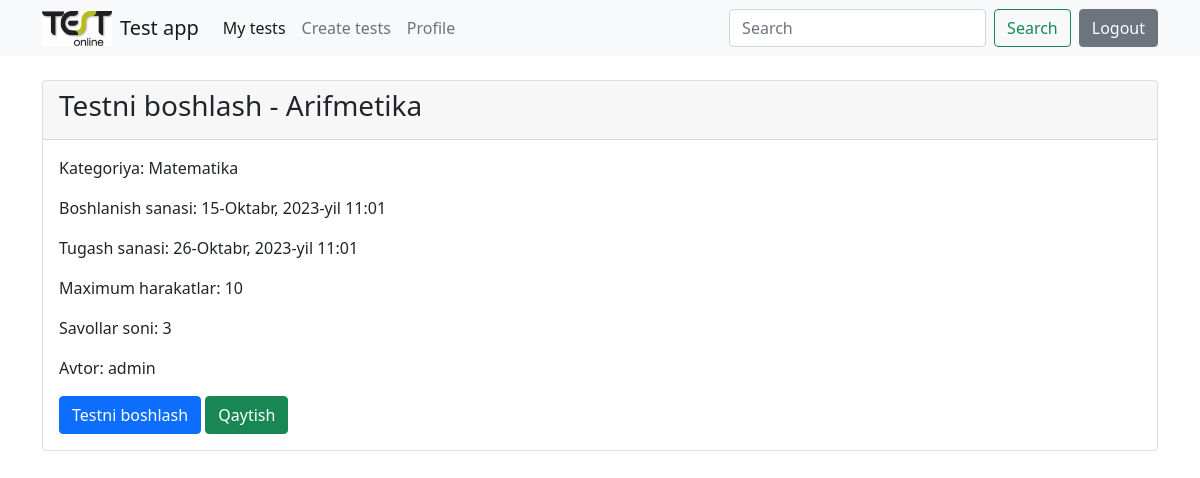
The app's page /ready_to_test/1/ (signed in) with its own data.
### main/models.py (models this page shows, shortened)
class Test(models.Model):
    author = models.ForeignKey(User, on_delete=models.CASCADE, verbose_name="avtor")
    category = models.ForeignKey(Category, on_delete=models.CASCADE, verbose_name="kategoriya")
    title = models.CharField(max_length=250, verbose_name="sarlavha")
    maximum_attemps = models.PositiveIntegerField(verbose_name="maxsimum harakatlar soni")
    pass_percentage = models.PositiveIntegerField(default=60)
    start_date = models.DateTimeField(default=timezone.now, verbose_name="boshlanish sanasi")
    end_data = models.DateTimeField(default=(timezone.now()+timezone.timedelta(days=2)), verbose_name="tugash sanasi")
    class Meta:
        verbose_name = "Test"
        verbose_name_plural = "Testlar"

class Category(models.Model):
    name = models.CharField(max_length=60, verbose_name="Nomi")
    def __str__(self):
        return str(self.name)
    class Meta:
        verbose_name = "Kategoriya"
        verbose_name_plural = "Kategoriyalar"

### main/views.py (the view)
# urls.py: path("ready_to_test/<int:test_id>/", ready_to_test, name="ready_to_test"),
@login_required(login_url="login")
def ready_to_test(request, test_id):
    test = Test.objects.get(id=test_id)
    attemps = CheckTest.objects.filter(test=test, student=request.user).count()
    if str(test.start_date) > str(datetime.now()):
        return HttpResponse("Test vaqti hali boshlanmadi ")
    elif str(test.end_data) < str(datetime.now()):
        return HttpResponse("Test vaqti o`tib ketgan ")
    elif attemps >= test.maximum_attemps:
        return HttpResponse("urunishlar tugadi")
    else:
        return render(request, "ready_to_test.html", {"test":test})

### templates/ready_to_test.html (shortened to what this page needs)
{% extends 'base.html' %}
{% block content %}
    <div class="card mt-4">
        <div class="card-header">
            <h3>Testni boshlash - {{test.title}}</h3>
        </div>
        <div class="card-body">
            <p>Kategoriya: {{test.category}}</p>
            <p>Boshlanish sanasi: {{test.start_date}}</p>
            <p>Tugash sanasi: {{test.end_data}}</p>
            <p>Maximum harakatlar: {{test.maximum_attemps}}</p>
            <p>Savollar soni: {{test.questions.all.count}}</p>
            {% if user.profile.close_acc == False %}
                <p>Avtor: <a href="{% url 'profile' test.author.id %}">{{test.author.username}}</a></p>
            {% else %}
                <p>Avtor: {{test.author.username}}</p>
            {% endif %}
            <a class="btn btn-primary" href="{% url 'test' test.id %}">Testni boshlash</a>
            <a class="btn btn-success" href="/">Qaytish</a>
        </div>
    </div>
{% endblock content %}

### records on screen
Test: title "Arifmetika", category "Matematika", start_date "15-Oktabr, 2023-yil 11:01", end_data "26-Oktabr, 2023-yil 11:01", maximum_attemps "10", questions.all.count "3", author.username "admin"
